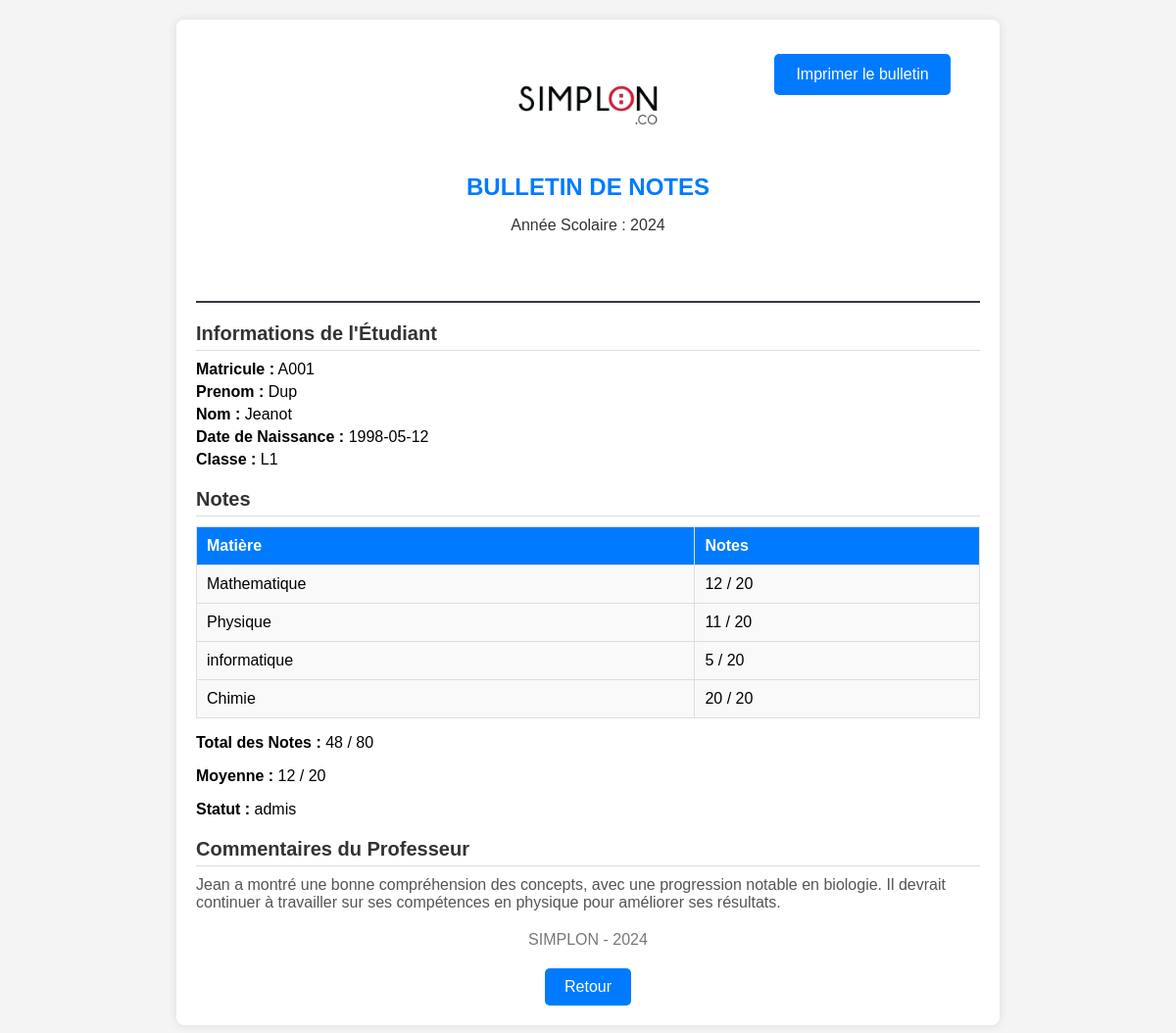
Page /includes/generate_bulletin.php?id=1 (signed in) on the committed database.
### tables this page shows
CREATE TABLE `etudiants` (
  `id` int(10) NOT NULL,
  `nom` varchar(20) NOT NULL,
  `prenom` varchar(20) NOT NULL,
  `date_naiss` date NOT NULL,
  `email` varchar(50) NOT NULL,
  `tel` varchar(20) DEFAULT NULL,
  `niveau` varchar(5) DEFAULT NULL,
  `matricule` varchar(30) NOT NULL,
  `archive` int(5) DEFAULT 0,
  `date_archiv` datetime DEFAULT NULL,
  `math` float DEFAULT NULL,
  `physic` float DEFAULT NULL,
  `informatique` float DEFAULT NULL,
  `chimie` float DEFAULT NULL,
  `moyenne` float DEFAULT NULL,
  `admission` enum('en_cour','admis','recale') NOT NULL DEFAULT 'en_cour'
);

### includes/generate_bulletin.php (the view, shortened to what this page needs)
<?php
$pdo = new PDO('mysql:host=localhost;dbname=tp_php', 'root', '');
$etudiant_id = intval($_GET['id']);
try {
    $stmt = $pdo->prepare("SELECT  e.nom, e.prenom, e.date_naiss, e.niveau, e.matricule, e.math, e.physic, e.informatique, e.chimie,moyenne,
            e.admission
        FROM etudiants e
        WHERE e.id = :id
    ");
    $stmt->execute(['id' => $etudiant_id]);
    $etudiant = $stmt->fetch(PDO::FETCH_ASSOC);
} catch (PDOException $e) {
    die('Erreur : ' . $e->getMessage());
}
$notes = [
    'note1' => $etudiant['math'],
    'note2' => $etudiant['physic'],
    'note3' => $etudiant['informatique'],
    'note4' => $etudiant['chimie']
];
$total_notes = $etudiant['math'] + $etudiant['physic'] + $etudiant['informatique'] + $etudiant['chimie'];
?>
<!DOCTYPE html>
<html lang="fr">
<head>
    <link rel="stylesheet" href="../css/bulletin.css">
</head>
<body>
    <div class="bulletin-container">
        <header class="header">
            <img src="../img/1.webp" alt="Logo de l'École" style="width: 150px; height: auto;">
            <h1>BULLETIN DE NOTES</h1>
            <p>Année Scolaire : 2024</p>
            <button class="custom-download-link" onclick="window.print()">Imprimer le bulletin</button>
        </header>
        <section class="student-info">
            <h2>Informations de l'Étudiant</h2>
            <p><strong>Matricule :</strong> <?php echo htmlspecialchars($etudiant['matricule']); ?></p>
            <p><strong>Prenom :</strong> <?php echo htmlspecialchars($etudiant['nom']); ?></p>
            <p><strong>Nom :</strong> <?php echo htmlspecialchars($etudiant['prenom']); ?></p>
            <p><strong>Date de Naissance :</strong> <?php echo htmlspecialchars($etudiant['date_naiss']); ?></p>
            <p><strong>Classe :</strong> <?php echo htmlspecialchars($etudiant['niveau']); ?></p>
        </section>
        <section class="grades">
            <h2>Notes</h2>
            <table class="grades-table">
                <thead>
                    <tr>
                        <th>Matière</th>
                        <th>Notes</th>
                    </tr>
                </thead>
                <tbody>
                    <tr>
                        <td>Mathematique</td>
                        <td><?php echo htmlspecialchars($notes['note1']); ?> / 20</td>
                    </tr>
                    <tr>
                        <td>Physique</td>
                        <td><?php echo htmlspecialchars($notes['note2']); ?> / 20</td>
                    </tr>
                    <tr>
                        <td>informatique</td>
                        <td><?php echo htmlspecialchars($notes['note3']); ?> / 20</td>
                    </tr>
                    <tr>
                        <td>Chimie</td>
                        <td><?php echo htmlspecialchars($notes['note4']); ?> / 20</td>
                    </tr>
                </tbody>
            </table>
            <p><strong>Total des Notes :</strong> <?php echo htmlspecialchars($total_notes); ?> / 80</p>
            <p><strong>Moyenne :</strong> <?php echo htmlspecialchars($etudiant['moyenne']); ?> / 20</p>
            <p><strong>Statut :</strong> <?php echo htmlspecialchars($etudiant['admission']); ?></p>
        </section>
        <section class="comments">
            <h2>Commentaires du Professeur</h2>
            <p>Jean a montré une bonne compréhension des concepts, avec une progression notable en biologie. Il devrait continuer à travailler sur ses compétences en physique pour améliorer ses résultats.</p>
        </section>
        <footer class="footer">
            <p>SIMPLON - 2024</p>
        </footer>
        <div class="btn-return">
            <button class="btn-stylized2" onclick="window.history.back();">Retour</button>
        </div>
    </div>
</body>
</html>

### css/bulletin.css (style rules this page uses)
body { font-family: Arial, sans-serif; background-color: #f4f4f4; margin: 0; padding: 0; }
.bulletin-container { max-width: 800px; margin: 20px auto; padding: 20px; background: #fff; border-radius: 8px; box-shadow: 0 0 10px rgba(0, 0, 0, 0.1); }
.header { text-align: center; border-bottom: 2px solid #343a40; padding-bottom: 10px; margin-bottom: 20px; }
.header h1 { font-size: 24px; color: #007bff; margin: 0; }
.header p { font-size: 16px; color: #333; }
.student-info { margin-bottom: 20px; }
.student-info h2 { font-size: 20px; color: #333; border-bottom: 1px solid #ddd; padding-bottom: 5px; margin-bottom: 10px; }
.student-info p { font-size: 16px; margin: 5px 0; }
.grades { margin-bottom: 20px; }
.grades h2 { font-size: 20px; color: #333; border-bottom: 1px solid #ddd; padding-bottom: 5px; margin-bottom: 10px; }
.grades-table { width: 100%; border-collapse: collapse; }
.grades-table th, .grades-table td { border: 1px solid #ddd; padding: 10px; text-align: left; }
.grades-table th { background-color: #007bff; color: #fff; font-size: 16px; }
.grades-table td { background-color: #f9f9f9; }
.comments { margin-bottom: 20px; }
.comments h2 { font-size: 20px; color: #333; border-bottom: 1px solid #ddd; padding-bottom: 5px; margin-bottom: 10px; }
.comments p { font-size: 16px; margin: 5px 0; color: #555; }
.footer { text-align: center; margin-top: 20px; font-size: 16px; color: #777; }
.btn-return { text-align: center; margin-top: 20px; }
.btn-stylized2 { background-color: #007bff; color: #fff; border: none; padding: 10px 20px; font-size: 16px; border-radius: 5px; cursor: pointer; transition: background-color 0.3s; }

### includes/generate_bulletin.php (style rules this page uses)
.custom-download-link { position: relative; bottom: 200px; left: 280px; display: inline-block; padding: 10px 20px; font-size: 16px; color: #ffffff; background-color: #007bff; text-decoration: none; border-radius: 5px; border: 2px solid transparent; transition: background-color 0.3s ease, border-color 0.3s ease; }

### rows in the picture
etudiants: matricule "A001", nom "Dup", prenom "Jeanot", date_naiss "1998-05-12", niveau "L1", physic "11", informatique "5", chimie "20", total_notes "48", moyenne "12", admission "admis"

### other values in the picture
$notes['note1'] "12"
